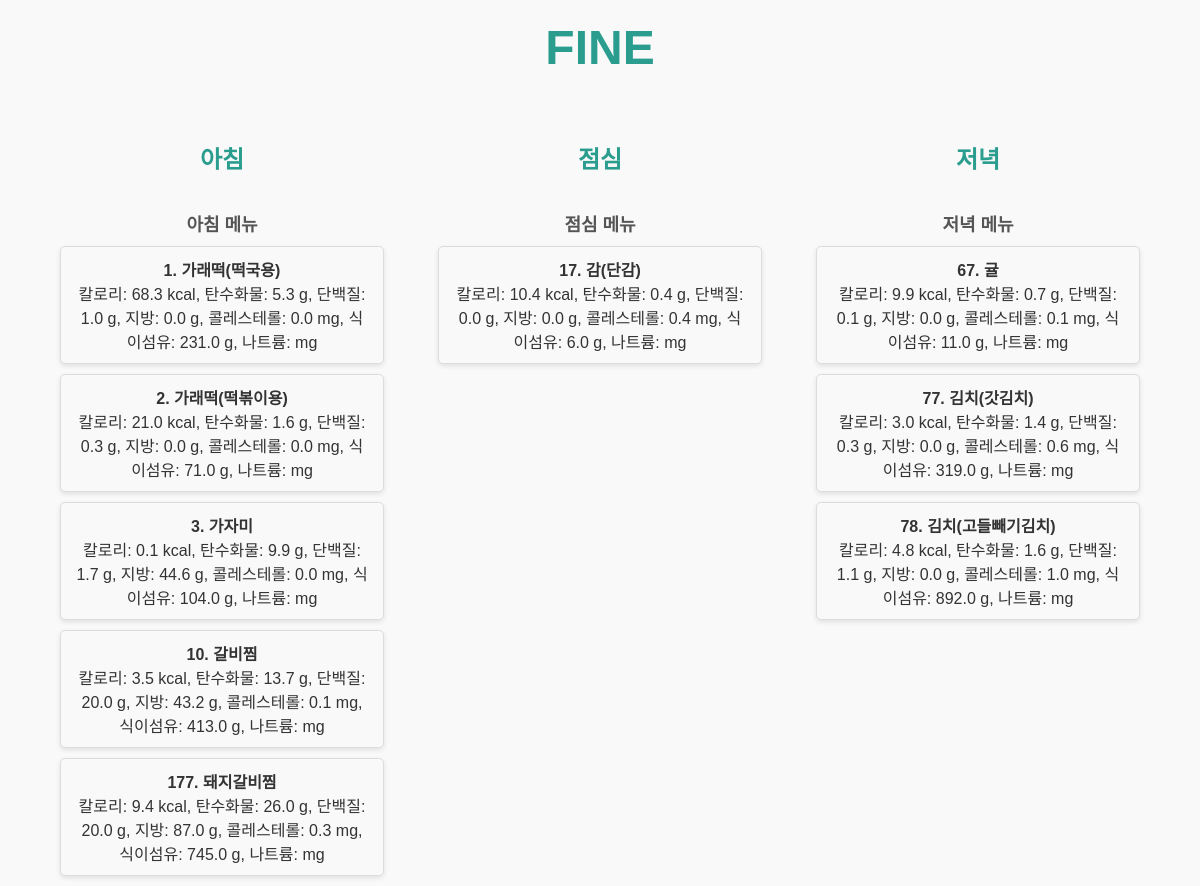
Before: /siksa with the older database file.
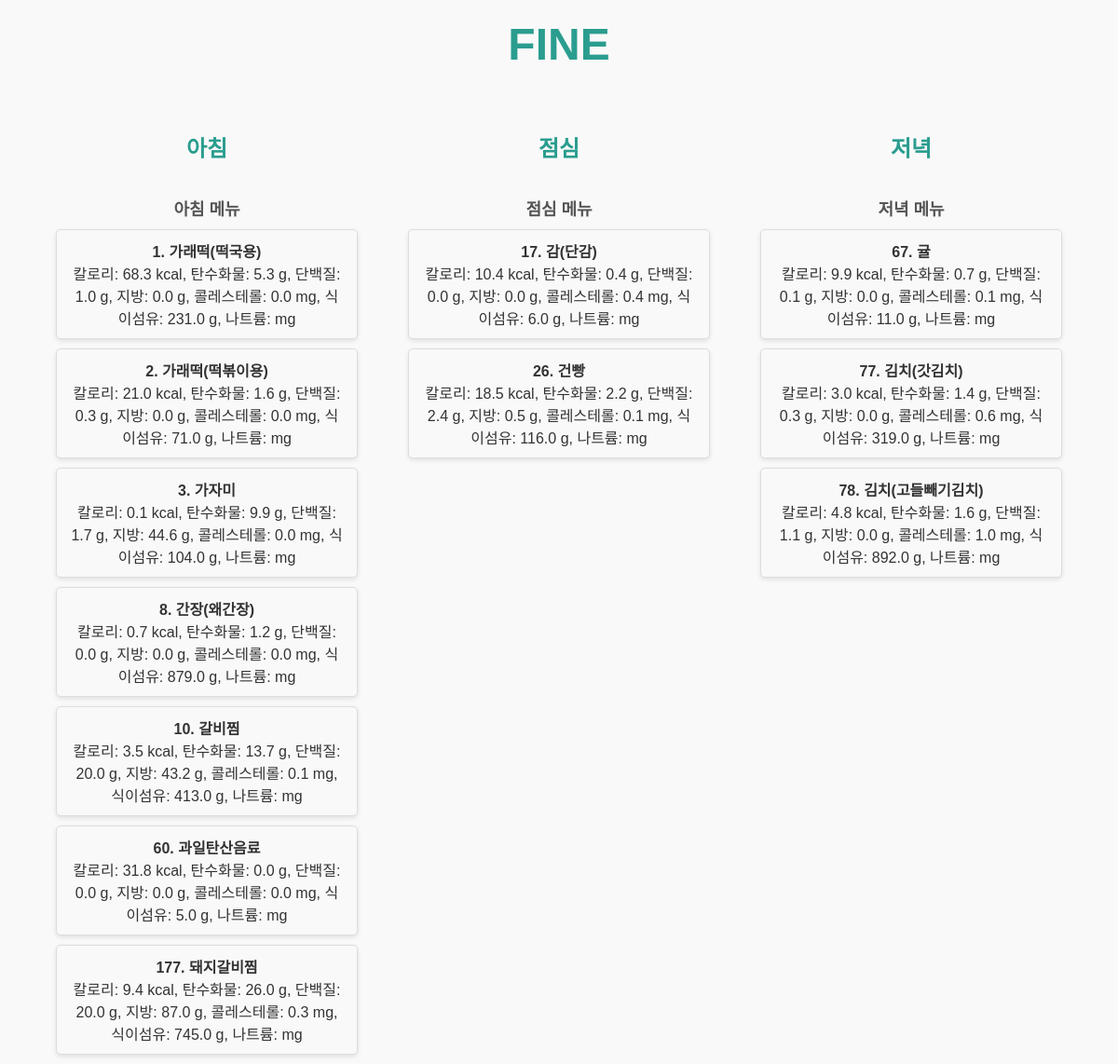
After: the same page with the newer database file.
### tables this page shows
CREATE TABLE "breakfast" (
	"음식명"	TEXT,
	"식품코드"	INTEGER,
	"칼로리"	REAL,
	"탄수화물"	REAL,
	"단백질"	REAL,
	"지방"	REAL,
	"콜레스테롤"	REAL,
	"식이섬유"	REAL,
	"나트륨"	REAL,
	PRIMARY KEY("식품코드" AUTOINCREMENT)
);

CREATE TABLE "lunch" (
	"음식명"	TEXT,
	"식품코드"	INTEGER,
	"칼로리"	REAL,
	"탄수화물"	REAL,
	"단백질"	REAL,
	"지방"	REAL,
	"콜레스테롤"	REAL,
	"식이섬유"	REAL,
	"나트륨"	REAL,
	PRIMARY KEY("식품코드" AUTOINCREMENT)
);

CREATE TABLE "dinner" (
	"음식명"	TEXT,
	"식품코드"	INTEGER,
	"칼로리"	REAL,
	"탄수화물"	REAL,
	"단백질"	REAL,
	"지방"	REAL,
	"콜레스테롤"	REAL,
	"식이섬유"	REAL,
	"나트륨"	REAL,
	PRIMARY KEY("식품코드" AUTOINCREMENT)
);

### FINE.py (the view)
@app.route('/siksa')
def siksa():
    breakfast_data = get_table_data('breakfast')
    lunch_data = get_table_data('lunch')
    dinner_data = get_table_data('dinner')
    return render_template(
        'siksa.html',
        breakfast_data=breakfast_data,
        lunch_data=lunch_data,
        dinner_data=dinner_data,
    )

### FINE.py (called while the page is built)
def get_table_data(table_name):
    conn = sqlite3.connect('food_db.db')
    cursor = conn.cursor()
    query = f"SELECT * FROM {table_name}"
    cursor.execute(query)
    data = cursor.fetchall()
    conn.close()
    return data

### templates/siksa.html (shortened to what this page needs)
<!DOCTYPE html>
<html lang="ko">
<head>
</head>
<body>
    <div class="header">
        <a href="/" class="logo">FINE</a>
    </div>
    <div class="container">
        <div class="section">
            <a href="/breakfast" class="button">아침</a>
            <div class="list-title">아침 메뉴</div>
            <ul class="food-list">
                {% for item in breakfast_data %}
                <li>
                    <strong>{{ item[1] }}. {{ item[0] }}</strong>
                    <br>
                    칼로리: {{ item[3] }} kcal, 탄수화물: {{ item[4] }} g, 단백질: {{ item[5] }} g, 지방: {{ item[6] }} g,
                    콜레스테롤: {{ item[7] }} mg, 식이섬유: {{ item[8] }} g, 나트륨: {{ item[9] }} mg
                </li>
                {% endfor %}
            </ul>
        </div>
        <div class="section">
            <a href="/lunch" class="button">점심</a>
            <div class="list-title">점심 메뉴</div>
            <ul class="food-list">
                {% for item in lunch_data %}
                <li>
                    <strong>{{ item[1] }}. {{ item[0] }}</strong>
                    <br>
                    칼로리: {{ item[3] }} kcal, 탄수화물: {{ item[4] }} g, 단백질: {{ item[5] }} g, 지방: {{ item[6] }} g,
                    콜레스테롤: {{ item[7] }} mg, 식이섬유: {{ item[8] }} g, 나트륨: {{ item[9] }} mg
                </li>
                {% endfor %}
            </ul>
        </div>
        <div class="section">
            <a href="/dinner" class="button">저녁</a>
            <div class="list-title">저녁 메뉴</div>
            <ul class="food-list">
                {% for item in dinner_data %}
                <li>
                    <strong>{{ item[1] }}. {{ item[0] }}</strong>
                    <br>
                    칼로리: {{ item[3] }} kcal, 탄수화물: {{ item[4] }} g, 단백질: {{ item[5] }} g, 지방: {{ item[6] }} g,
                    콜레스테롤: {{ item[7] }} mg, 식이섬유: {{ item[8] }} g, 나트륨: {{ item[9] }} mg
                </li>
                {% endfor %}
            </ul>
        </div>
    </div>
</body>
</html>

### templates/siksa.html (style rules this page uses)
body { font-family: Arial, sans-serif; background-color: #f9f9f9; color: #333; margin: 0; padding: 0; display: flex; flex-direction: column; align-items: center; }
.header { margin-top: 20px; text-align: center; margin-bottom: 30px; }
.logo { font-size: 48px; font-weight: bold; color: #2a9d8f; text-decoration: none; }
.container { display: flex; justify-content: space-between; width: 90%; margin-top: 20px; }
.section { text-align: center; width: 30%; }
.button { padding: 15px 30px; font-size: 24px; font-weight: bold; color: #2a9d8f; background-color: #f9f9f9; border: none; border-radius: 10px; cursor: pointer; text-decoration: none; display: block; margin: 0 auto; margin-bottom: 20px; }
.list-title { font-size: 18px; font-weight: bold; color: #555; margin-bottom: 10px; }
.food-list { list-style: none; padding: 0; margin: 0 auto; }
.food-list li { background-color: #f9f9f9; border: 1px solid #ddd; border-radius: 5px; margin-bottom: 10px; padding: 10px 15px; box-shadow: 0 2px 5px rgba(0, 0, 0, 0.1); }

Changed rows visible on the page:
added breakfast: 식품코드 "8", 음식명 "간장(왜간장)", 탄수화물 "0.7", 단백질 "1.2", 지방 "0.0", 콜레스테롤 "0.0", 식이섬유 "0.0", 나트륨 "879.0"
added breakfast: 식품코드 "60", 음식명 "과일탄산음료", 탄수화물 "31.8", 단백질 "0.0", 지방 "0.0", 콜레스테롤 "0.0", 식이섬유 "0.0", 나트륨 "5.0"
added lunch: 식품코드 "26", 음식명 "건빵", 탄수화물 "18.5", 단백질 "2.2", 지방 "2.4", 콜레스테롤 "0.5", 식이섬유 "0.1", 나트륨 "116.0"
